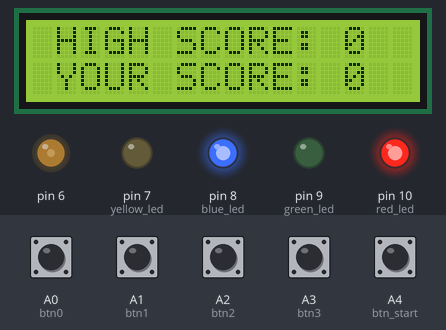
The sketch below on a simulated Arduino Uno, built with avr-gcc and run on an emulated ATmega328P. Parts: 16×2 character LCD, output pins drawn as LEDs (lit = HIGH). Dashed ring = blinking. Inputs (shaded band) come from the test bench; at power-on: A0 (btn0), A1 (btn1), A2 (btn2), A3 (btn3), A4 (btn_start) LOW. Random numbers use the default seed unless the sketch sets one.

Above: at 1.2 s.
1.3 s: A4 (btn_start) pulled HIGH for 0.15 s
At 4.2 s:
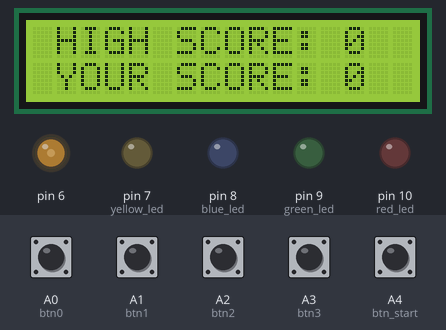
4.4 s: A1 (btn1) pulled HIGH for 1 s
At 6.3 s:
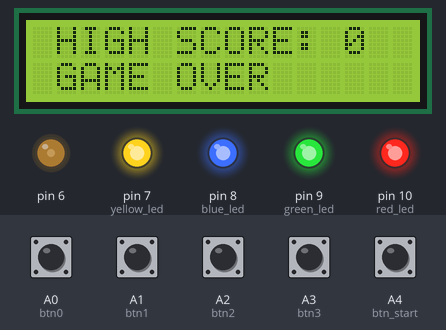
8.4 s: A4 (btn_start) pulled HIGH for 1 s
At 12.2 s:
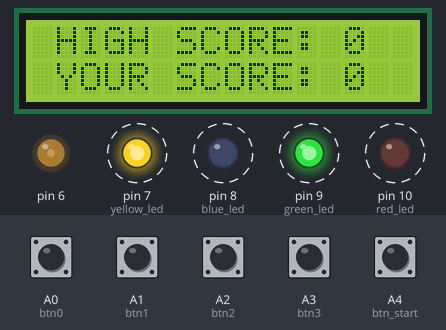
Timing chart, 0 to 18.4 s (numbered marks = the images above; inputs shaded):
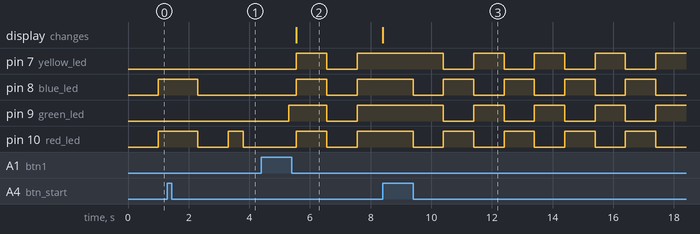

Measured:
- after the input at 4.4 s, pin 7 (yellow_led), pin 8 (blue_led), pin 10 (red_led): LOW → HIGH after 1.2 s, → LOW 1.0 s later, → HIGH 1.0 s later; pin 9 (green_led): LOW → HIGH after 0.90 s, → LOW 1.3 s later, → HIGH 1.0 s later; the display: changes after 1.2 s (image 2)
- after the input at 8.4 s, the display: changes at once (image 3)

The sketch:

memory_game.ino
```cpp
 /*
  *
  * LCD:                        LEDS:
  * - GND -> GND                - RED -> DIGITAL 10
  * - VDD -> 5V                 - GREEN -> DIGITAL 9
  * - VO -> DIGITAL 6           - BLUE -> DIGITAL 8
  * - RS -> DIGITAL 12          - YELLOW -> DIGITAL 7
  * - RW -> GND                 - 1 kohm rezistente pe leduri
  * - E -> DIGITAL 11
  * - D4 -> DIGITAL 5           BUTTONS:
  * - D5 -> DIGITAL 4           - btn0 -> ANALOG 0 (used as digital)
  * - D6 -> DIGITAL 3           - btn1 -> ANALOG 1
  * - D7 -> DIGITAL 2           - btn2 -> ANALOG 2
  * - BLA -> 5V                 - btn3 -> ANALOG 3
  * - BLK -> GND
  *
*/

#include <LiquidCrystal.h>
#include <string.h>

const int contrast = 75;
LiquidCrystal lcd(12, 11, 5, 4, 3, 2);

enum game_state_enum {IDLE, RUNNING, GAME_OVER, GAME_WON};

game_state_enum game_state = IDLE;
const int red_led = 10, green_led = 9, blue_led = 8, yellow_led = 7;
const int btn0 = A0, btn1 = A1, btn2 = A2, btn3 = A3, btn_start = A4;
int high_score = 0, current_score = 0, game_started = 0;

const String high_score_str_dummy = "HIGH SCORE: ";
const String current_score_str_dummy = "YOUR SCORE: ";
const String game_over_str = "GAME OVER     ";
const String game_won_str = "GAME WON      ";
String high_score_str, current_score_str;

bool sequence_was_displayed, sequence_was_generated, sequence_not_guessed, game_over_displayed, game_won_displayed;
int sequence[20], guessed_sequence[20], current_seq_index = 1, current_guessed_index = 0;
int prev_idle_millis, crt_idle_millis;
int prev_over_millis, crt_over_millis;
int prev_won_millis, crt_won_millis;

void setup() {
  randomSeed(analogRead(5));

  //leds
  pinMode(red_led, OUTPUT);
  pinMode(green_led, OUTPUT);
  pinMode(blue_led, OUTPUT);
  pinMode(yellow_led, OUTPUT);

  //butons
  pinMode(btn0, INPUT);
  pinMode(btn1, INPUT);
  pinMode(btn2, INPUT);
  pinMode(btn3, INPUT);
  pinMode(btn_start, INPUT);

  //lcd
  high_score_str = high_score_str_dummy;
  current_score_str = current_score_str_dummy;
  high_score_str.concat(high_score);
  current_score_str.concat(current_score);
  analogWrite(6, contrast);
  lcd.begin(16, 2);
  lcd.setCursor(1, 0);
  lcd.print(high_score_str);
  lcd.setCursor(1, 1);
  lcd.print(current_score_str);
}

void loop() {
  set_game_state();
  switch(game_state){
    case IDLE:
      game_idle();
    break;
    case RUNNING:
      game_running();
    break;
    case GAME_OVER:
      game_over();
    break;
    case GAME_WON:
      game_won();
    break;
    default:
      game_idle();
    break;
  };
}

void generate_sequence(){
  for(int i = 0; i < 20; ++i){
    sequence[i] = random(4);
  }
}

void fill_sequence(){
  for(int i = 0; i < 20; ++i){
    guessed_sequence[i] = -1;
  }
}

void display_sequence(int sequence[], int index){
  for(int i = 0; i < index; i++){
    switch(sequence[i]){
      case 0:
        digitalWrite(red_led, HIGH);
        delay(500);
        digitalWrite(red_led, LOW);
        delay(500);
      break;
      case 1:
        digitalWrite(green_led, HIGH);
        delay(500);
        digitalWrite(green_led, LOW);
        delay(500);
      break;
      case 2:
        digitalWrite(blue_led, HIGH);
        delay(500);
        digitalWrite(blue_led, LOW);
        delay(500);
      break;
      default:
        digitalWrite(yellow_led, HIGH);
        delay(500);
        digitalWrite(yellow_led, LOW);
        delay(500);
      break;
    }
  }
}

bool match_sequences(int seq1[], int seq2[], int index){
  for(int i = 0; i < index; i++){
    if(seq1[i] != seq2[i]){
      return false;
    }
  }
  return true;
}

void set_game_state(){
  if(digitalRead(btn_start) == HIGH && game_state == IDLE){
    game_state = RUNNING;
    delay(1000);
  }else if(digitalRead(btn_start) == HIGH && game_state != IDLE){
    game_state = IDLE;
    sequence_was_displayed = false;
    sequence_was_generated = false;
    sequence_not_guessed = false;
    game_over_displayed = false;
    game_won_displayed = false;
    current_score = 0;
    current_score_str = current_score_str_dummy;
    current_seq_index = 1;
    current_guessed_index = 0;
    current_score_str.concat(current_score);
    current_score_str.concat(" ");
    lcd.setCursor(1, 1);
    lcd.print(current_score_str);
    delay(1000);
  }else if(sequence_not_guessed){
    game_state = GAME_OVER;
  }else if(current_score == 5){
    game_state = GAME_WON;
  }
}

void game_idle(){
  crt_idle_millis = millis();
  if(crt_idle_millis - prev_idle_millis >= 1000){
    if(digitalRead(red_led) == LOW && digitalRead(blue_led) == LOW){
      digitalWrite(red_led, HIGH);
      digitalWrite(green_led, LOW);
      digitalWrite(blue_led, HIGH);
      digitalWrite(yellow_led, LOW);
    }else if(digitalRead(red_led) == HIGH && digitalRead(blue_led) == HIGH){
      digitalWrite(red_led, LOW);
      digitalWrite(green_led, HIGH);
      digitalWrite(blue_led, LOW);
      digitalWrite(yellow_led, HIGH);
    }else{
      digitalWrite(red_led, LOW);
      digitalWrite(green_led, LOW);
      digitalWrite(blue_led, LOW);
      digitalWrite(yellow_led, LOW);
    }
    prev_idle_millis = crt_idle_millis;
  }
}

void game_over(){
  crt_over_millis = millis();
  if(crt_over_millis - prev_over_millis >= 1000){
    if(digitalRead(red_led) == LOW && digitalRead(blue_led) == LOW && digitalRead(green_led) == LOW && digitalRead(yellow_led) == LOW){
      digitalWrite(red_led, HIGH);
      digitalWrite(green_led, HIGH);
      digitalWrite(blue_led, HIGH);
      digitalWrite(yellow_led, HIGH);
    }else if(digitalRead(red_led) == HIGH && digitalRead(blue_led) == HIGH && digitalRead(green_led) == HIGH && digitalRead(yellow_led) == HIGH){
      digitalWrite(red_led, LOW);
      digitalWrite(green_led, LOW);
      digitalWrite(blue_led, LOW);
      digitalWrite(yellow_led, LOW);
    }else{
      digitalWrite(red_led, LOW);
      digitalWrite(green_led, LOW);
      digitalWrite(blue_led, LOW);
      digitalWrite(yellow_led, LOW);
    }
    prev_over_millis = crt_over_millis;
  }
  if(!game_over_displayed){
    game_over_displayed = true;
    lcd.setCursor(1,1);
    lcd.print(game_over_str);
  }
}

void game_won(){
  crt_won_millis = millis();
  if(crt_won_millis - prev_won_millis >= 1000){
    if(digitalRead(red_led) == LOW && digitalRead(yellow_led) == LOW){
      digitalWrite(red_led, HIGH);
      digitalWrite(green_led, LOW);
      digitalWrite(blue_led, LOW);
      digitalWrite(yellow_led, HIGH);
    }else if(digitalRead(red_led) == HIGH && digitalRead(yellow_led) == HIGH){
      digitalWrite(red_led, LOW);
      digitalWrite(green_led, HIGH);
      digitalWrite(blue_led, HIGH);
      digitalWrite(yellow_led, LOW);
    }else{
      digitalWrite(red_led, LOW);
      digitalWrite(green_led, LOW);
      digitalWrite(blue_led, LOW);
      digitalWrite(yellow_led, LOW);
    }
    prev_won_millis = crt_won_millis;
  }
  if(!game_won_displayed){
    game_won_displayed = true;
    lcd.setCursor(1,1);
    lcd.print(game_won_str);
  }
}

bool only_this_button_pressed(int crt_btn, int other_btn0, int other_btn1, int other_btn2){
  if(digitalRead(crt_btn) == HIGH && digitalRead(other_btn0) == LOW &&
     digitalRead(other_btn1) == LOW && digitalRead(other_btn2) == LOW){
      return true;
     }
  return false;
}

void game_running(){
  if(!sequence_was_displayed){
    digitalWrite(red_led, LOW);
    digitalWrite(green_led, LOW);
    digitalWrite(blue_led, LOW);
    digitalWrite(yellow_led, LOW);
    delay(1000);

    if(!sequence_was_generated){
      generate_sequence();
      sequence_was_generated = true;
    }

    fill_sequence();
    display_sequence(sequence, current_seq_index);
    sequence_was_displayed = true;
    delay(1000);

  }else if(current_seq_index > current_guessed_index){
    if(only_this_button_pressed(btn0, btn1, btn2, btn3)){
      digitalWrite(red_led, HIGH);
      guessed_sequence[current_guessed_index] = 0;
      current_guessed_index++;
      sequence_not_guessed = !match_sequences(sequence, guessed_sequence, current_guessed_index);
      delay(250);
    }
    digitalWrite(red_led, LOW);

    if(only_this_button_pressed(btn1, btn0, btn2, btn3)){
      digitalWrite(green_led, HIGH);
      guessed_sequence[current_guessed_index] = 1;
      current_guessed_index++;
      sequence_not_guessed = !match_sequences(sequence, guessed_sequence, current_guessed_index);
      delay(250);
    }
    digitalWrite(green_led, LOW);

    if(only_this_button_pressed(btn2, btn0, btn1, btn3)){
      digitalWrite(blue_led, HIGH);
      guessed_sequence[current_guessed_index] = 2;
      current_guessed_index++;
      sequence_not_guessed = !match_sequences(sequence, guessed_sequence, current_guessed_index);
      delay(250);
    }
    digitalWrite(blue_led, LOW);

    if(only_this_button_pressed(btn3, btn0, btn1, btn2)){
      digitalWrite(yellow_led, HIGH);
      guessed_sequence[current_guessed_index] = 3;
      current_guessed_index++;
      sequence_not_guessed = !match_sequences(sequence, guessed_sequence, current_guessed_index);
      delay(250);
    }
    digitalWrite(yellow_led, LOW);

  }else if(current_seq_index == current_guessed_index){
    sequence_not_guessed = !match_sequences(sequence, guessed_sequence, current_seq_index);
    if(!sequence_not_guessed){
      current_seq_index++;
      sequence_was_displayed = false;
      current_guessed_index = 0;
      current_score++;
      if(current_score > high_score){
        high_score = current_score;
        lcd.setCursor(1, 0);
        high_score_str = high_score_str_dummy;
        high_score_str.concat(high_score);
        lcd.print(high_score_str);
      }
      lcd.setCursor(1, 1);
      current_score_str = current_score_str_dummy;
      current_score_str.concat(current_score);
      lcd.print(current_score_str);
    }
    return;
  }
}
```
